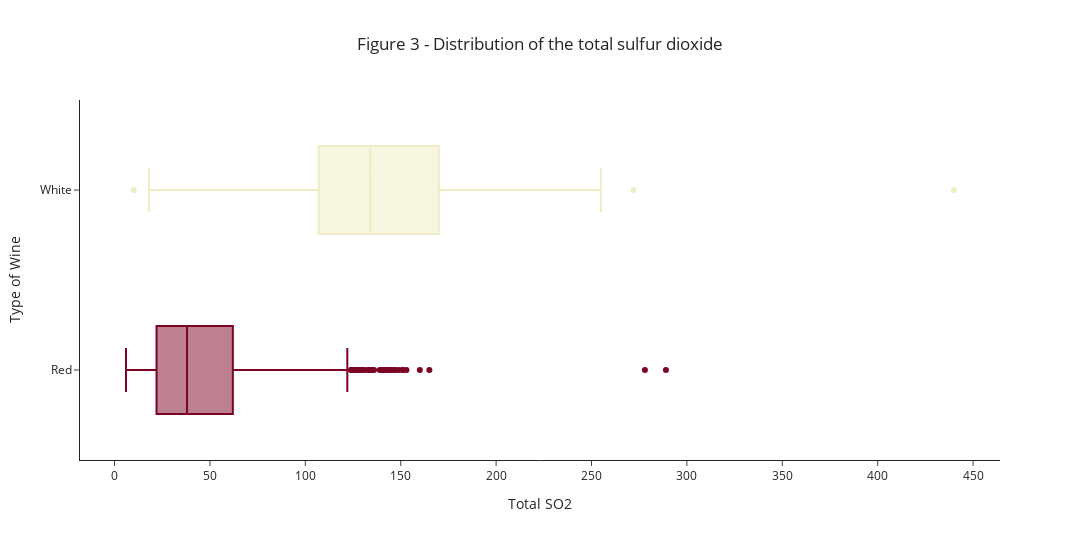

Write notebook code for a chart like this one.
### Markdown cell above
Differences can be observe in total and free SO₂ levels with white wines having in general higher level and standard deviation. However, it is interesting to see that in term of coefficient of variation, i.e. standard error normalized by the mean, red wines have higher values.

### Code cell
# Graphical representation of Sulfur dioxide by type of wine


box_plot_S02_ttl = px.box(wines, x ="total sulfur dioxide", color="type", y = "type", 
                       title="Figure 3 - Distribution of the total sulfur dioxide",
                        labels={"type" : "Type of Wine", "total sulfur dioxide" : "Total SO2"},
                        hover_name="type",
                        color_discrete_map={"Red": "rgb(123,3,35)", "White": "rgb(238, 237, 196)"}, 
                        template = "simple_white")

box_plot_S02_ttl.update_layout(height=540, width = 1080)
box_plot_S02_ttl.update_layout(title_x=0.5)

box_plot_S02_ttl.update_layout(showlegend=False) 
box_plot_S02_ttl.show() 

#White wine tend to have in general higher level of Total SO2

SO2_mean_cv = wines.groupby("type")["total sulfur dioxide"].agg(["mean", "std"])
SO2_mean_cv["CV"] = SO2_mean_cv["std"]/SO2_mean_cv["mean"]*100
SO2_mean_cv[["CV", "mean", "std"]] = SO2_mean_cv[["CV", "mean", "std"]].round(0)
SO2_mean_cv
#The variation (std) is also more important for white wines.

### Figure 1 — Plotly figure (JSON) as saved in the notebook; plotly's stock layout.template omitted (floating-point values rounded to 4 significant figures; data arrays with more than 128 entries replaced by an {"elided": "..."} marker saying what was removed)
{"data": [{"alignmentgroup": "True", "hovertemplate": "<b>%{hovertext}</b><br><br>Type of Wine=%{y}<br>Total SO2=%{x}<extra></extra>", "hovertext": {"elided": "1250 str values"}, "legendgroup": "White", "marker": {"color": "rgb(238, 237, 196)"}, "name": "White", "notched": false, "offsetgroup": "White", "orientation": "h", "showlegend": true, "type": "box", "x": {"elided": "1250 float values"}, "x0": " ", "xaxis": "x", "y": {"elided": "1250 str values"}, "y0": " ", "yaxis": "y"}, {"alignmentgroup": "True", "hovertemplate": "<b>%{hovertext}</b><br><br>Type of Wine=%{y}<br>Total SO2=%{x}<extra></extra>", "hovertext": {"elided": "1250 str values"}, "legendgroup": "Red", "marker": {"color": "rgb(123,3,35)"}, "name": "Red", "notched": false, "offsetgroup": "Red", "orientation": "h", "showlegend": true, "type": "box", "x": {"elided": "1250 float values"}, "x0": " ", "xaxis": "x", "y": {"elided": "1250 str values"}, "y0": " ", "yaxis": "y"}], "layout": {"boxmode": "overlay", "height": 540, "legend": {"title": {"text": "Type of Wine"}, "tracegroupgap": 0}, "showlegend": false, "title": {"text": "Figure 3 - Distribution of the total sulfur dioxide", "x": 0.5}, "width": 1080, "xaxis": {"anchor": "y", "autorange": true, "domain": [0, 1], "range": [-18.11, 464.1], "title": {"text": "Total SO2"}, "type": "linear"}, "yaxis": {"anchor": "x", "autorange": true, "categoryarray": ["Red", "White"], "categoryorder": "array", "domain": [0, 1], "range": [-0.5, 1.5], "title": {"text": "Type of Wine"}, "type": "category"}}}
